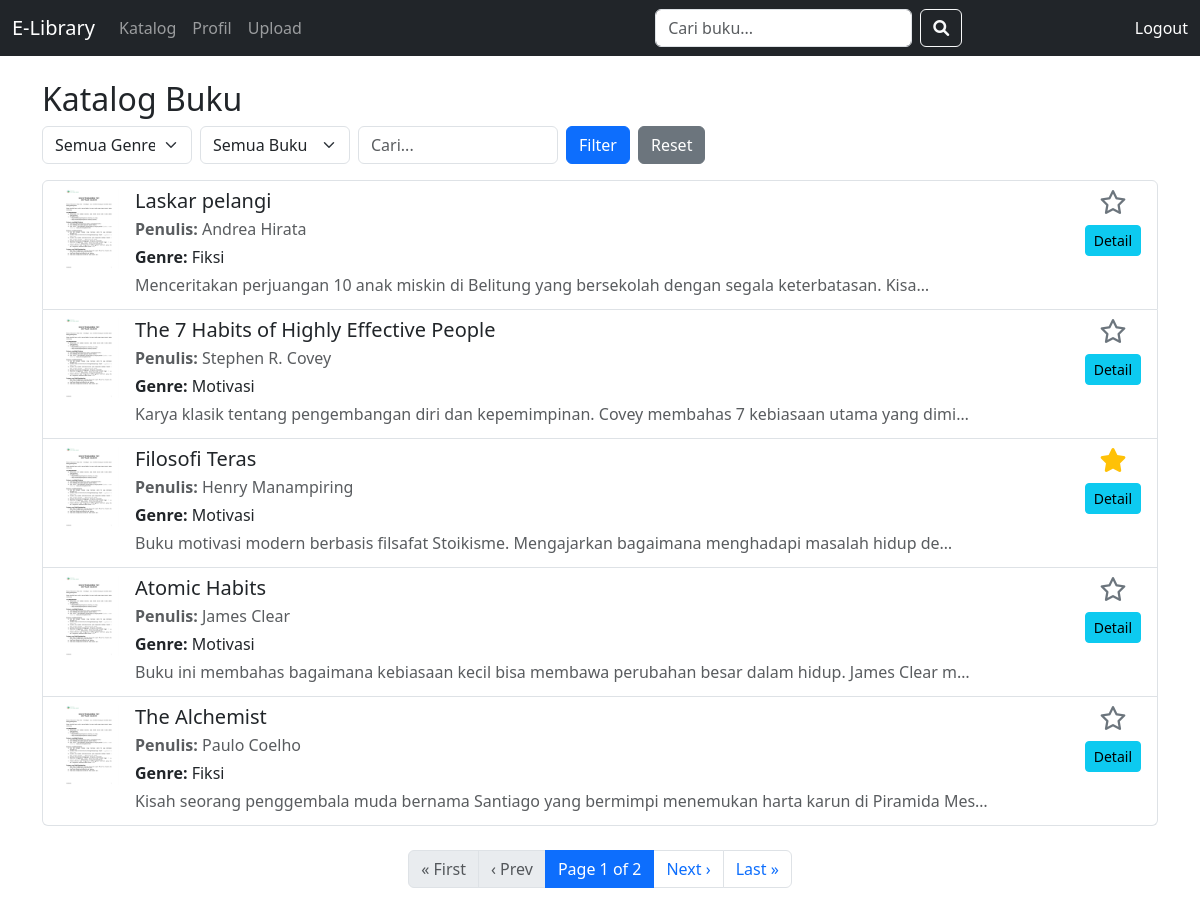
The app's page /books/ (signed in) with its own data.
### books/models.py (models this page shows, shortened)
class Book(models.Model):
    GENRE_CHOICES = [
        ("fiksi", "Fiksi"),
        ("komik", "Komik"),
        ("motivasi", "Motivasi"),
    ]
    title = models.CharField(max_length=200, verbose_name="Judul")
    description = models.TextField(verbose_name="Deskripsi", blank=True)
    author = models.CharField(max_length=100, verbose_name="Penulis", blank=True)
    year = models.IntegerField(verbose_name="Tahun Terbit", null=True, blank=True)
    genre = models.CharField(
        max_length=20,
        choices=GENRE_CHOICES,
        default="fiksi",
        verbose_name="Genre"
    )
    pages = models.IntegerField(verbose_name="Jumlah Halaman", null=True, blank=True)
    pdf = models.FileField(
        upload_to="books/pdfs/",
        verbose_name="File PDF",
        null=True,
        blank=True
    )
    cover = models.ImageField(
        upload_to="books/covers/",
        verbose_name="Cover Buku",
        null=True,
        blank=True,
        help_text="Upload cover buku (opsional)"
    )
    favorite = models.BooleanField(default=False, verbose_name="Favorit")
    uploaded_by = models.ForeignKey(
        User,
        on_delete=models.CASCADE,
        verbose_name="Diupload oleh",
        related_name="uploaded_books"
    )
    created_at = models.DateTimeField(default=timezone.now)
    updated_at = models.DateTimeField(default=timezone.now)
    def get_genre_display(self):
        return dict(self.GENRE_CHOICES).get(self.genre, self.genre)
    def get_converted_images_path(self):
        if self.pdf:
            return os.path.join(settings.MEDIA_ROOT, f"books/pages/{self.id}/")
        return None
    def has_converted_images(self):
        images_path = self.get_converted_images_path()
        if images_path and os.path.exists(images_path):
            return len(os.listdir(images_path)) > 0
        return False
    def get_first_page_image(self):
        if self.has_converted_images():
            return settings.MEDIA_URL+ f"books/pages/{self.id}/page_1.png"
        return None
    class Meta:
        verbose_name = "Buku"
        verbose_name_plural = "Buku"
        ordering = ['-created_at']
        indexes = [
            models.Index(fields=['title']),
            models.Index(fields=['author']),
            models.Index(fields=['genre']),
            models.Index(fields=['favorite']),
            models.Index(fields=['created_at']),
        ]

### books/views.py (the view, shortened to what this page needs)
# urls.py: path('', BookListView.as_view(), name='book_list'),
@method_decorator(login_required, name='dispatch')
class BookListView(ListView):
    model = Book
    template_name = "books/book_list.html"
    context_object_name = "books"
    paginate_by = 5
    def get_queryset(self):
        queryset = Book.objects.all()
        favorite = self.request.GET.get('favorite')
        if favorite == '1':
            queryset = queryset.filter(favorite=True)
        genre = self.request.GET.get('genre')
        if genre:
            queryset = queryset.filter(genre=genre)
        q = self.request.GET.get('q')
        return queryset
    def get_context_data(self, **kwargs):
        context = super().get_context_data(**kwargs)
        context['favorite'] = self.request.GET.get('favorite', '')
        context['genre'] = self.request.GET.get('genre', '')
        context['genre_choices'] = Book.GENRE_CHOICES
        context['q'] = self.request.GET.get('q', '')
        return context

### books/templates/books/book_list.html (shortened to what this page needs)
{% extends "base.html" %}
{% load custom_filters %}
{% load static %}
{% block content %}
<h2>Katalog Buku</h2>
<form method="get" class="mb-3 d-flex gap-2 align-items-center">
    <select name="genre" class="form-select" style="width:150px;">
        <option value="">Semua Genre</option>
    </select>
    <select name="favorite" class="form-select" style="width:150px;">
        <option value="">Semua Buku</option>
    </select>
    <input type="text" name="q" value="{{ q }}" placeholder="Cari..." class="form-control" style="width:200px;">
    <button type="submit" class="btn btn-primary">Filter</button>
    <a href="{% url 'book_list' %}" class="btn btn-secondary">Reset</a>
</form>
<ul class="list-group">
    {% for book in books %}
    <li class="list-group-item d-flex align-items-start">
       <div class="me-3">
    {% if book.cover %}
        <img src="{{ book.cover.url }}" alt="{{ book.title }}"
             style="width:60px; height:80px; object-fit:cover;">
    {% elif book.get_first_page_image %}
        <img src="{{ book.get_first_page_image }}" alt="{{ book.title }}"
             style="width:60px; height:80px; object-fit:cover;">
    {% else %}
        <div style="width:60px; height:80px; background:#eee; display:flex; align-items:center; justify-content:center;">
            <span class="text-muted">No Cover</span>
        </div>
    {% endif %}
</div>
        <div class="flex-grow-1 me-3">
            <h5 class="mb-1">{{ book.title }}</h5>
            <p class="mb-1 text-muted"><strong>Penulis:</strong> {{ book.author|default:"Tidak diketahui" }}</p>
            <p class="mb-1"><strong>Genre:</strong> {{ book.get_genre_display }}</p>
            {% if book.description %}
            <p class="mb-1 text-muted">{{ book.description|truncatechars:100 }}</p>
            {% endif %}
        </div>
        <div class="d-flex flex-column align-items-center">
            <form method="post" action="{% url 'toggle_favorite' book.pk %}" class="mb-2">
                <button type="submit" class="btn btn-link p-0 border-0" title="{% if book.favorite %}Hapus dari Favorit{% else %}Tambahkan ke Favorit{% endif %}">
                    {% if book.favorite %}
                    <i class="fas fa-star text-warning" style="font-size: 24px;"></i>
                    {% else %}
                    <i class="far fa-star text-secondary" style="font-size: 24px;"></i>
                    {% endif %}
                </button>
            </form>
            <a href="{% url 'book_detail' book.pk %}" class="btn btn-sm btn-info">Detail</a>
        </div>
    </li>
    {% endfor %}
</ul>
{% if is_paginated %}
<nav class="mt-4">
    <ul class="pagination justify-content-center">
        {% if page_obj.has_previous %}
        <li class="page-item">
            <a class="page-link" href="?page=1{% if genre %}&genre={{ genre }}{% endif %}{% if favorite %}&favorite={{ favorite }}{% endif %}{% if q %}&q={{ q }}{% endif %}">
                &laquo; First
            </a>
        </li>
        <li class="page-item">
            <a class="page-link" href="?page={{ page_obj.previous_page_number }}{% if genre %}&genre={{ genre }}{% endif %}{% if favorite %}&favorite={{ favorite }}{% endif %}{% if q %}&q={{ q }}{% endif %}">
                &lsaquo; Prev
            </a>
        </li>
        {% else %}
        <li class="page-item disabled">
            <span class="page-link">&laquo; First</span>
        </li>
        <li class="page-item disabled">
            <span class="page-link">&lsaquo; Prev</span>
        </li>
        {% endif %}
        <li class="page-item active">
            <span class="page-link">
                Page {{ page_obj.number }} of {{ page_obj.paginator.num_pages }}
            </span>
        </li>
        {% if page_obj.has_next %}
        <li class="page-item">
            <a class="page-link" href="?page={{ page_obj.next_page_number }}{% if genre %}&genre={{ genre }}{% endif %}{% if favorite %}&favorite={{ favorite }}{% endif %}{% if q %}&q={{ q }}{% endif %}">
                Next &rsaquo;
            </a>
        </li>
        <li class="page-item">
            <a class="page-link" href="?page={{ page_obj.paginator.num_pages }}{% if genre %}&genre={{ genre }}{% endif %}{% if favorite %}&favorite={{ favorite }}{% endif %}{% if q %}&q={{ q }}{% endif %}">
                Last &raquo;
            </a>
        </li>
        {% endif %}
    </ul>
</nav>
{% endif %}
<link rel="stylesheet" href="https://cdnjs.cloudflare.com/ajax/libs/font-awesome/6.0.0/css/all.min.css">
{% endblock %}

### templates/base.html (shortened to what this page needs)
<!DOCTYPE html>
<html>
<head>
    <link rel="stylesheet" href="https://cdn.jsdelivr.net/npm/bootstrap@5.3.3/dist/css/bootstrap.min.css">
    <link rel="stylesheet" href="https://cdnjs.cloudflare.com/ajax/libs/font-awesome/6.4.0/css/all.min.css">
</head>
<body>
   {% if user.is_authenticated and request.path != '/login/' and request.path != '/register/' and request.path != '/accounts/login/' and request.path != '/accounts/register/' %}
    <nav class="navbar navbar-expand-lg navbar-dark bg-dark">
        <div class="container-fluid">
            <a class="navbar-brand" href="{% url 'book_list' %}">E-Library</a>
            <div class="collapse navbar-collapse" id="navbarNav">
                <ul class="navbar-nav me-auto mb-2 mb-lg-0">
                    <li class="nav-item">
                        <a class="nav-link" href="{% url 'book_list' %}">Katalog</a>
                    </li>
                    <li class="nav-item">
                        <a class="nav-link" href="{% url 'profile' %}">Profil</a>
                    </li>
                    <li class="nav-item">
                        <a class="nav-link" href="{% url 'upload_book' %}">Upload</a>
                    </li>
                </ul>
                <form class="d-flex mx-auto" action="{% url 'search_books' %}" method="get">
                    <input class="form-control me-2" type="search" name="q" placeholder="Cari buku..."
                        aria-label="Search">
                    <button class="btn btn-outline-light" type="submit">
                        <i class="fa fa-search"></i>
                    </button>
                </form>
                <ul class="navbar-nav">
                    <li class="nav-item">
                        <form method="post" action="{% url 'logout' %}" style="display:inline;">
                            <button type="submit" class="nav-link btn btn-link p-0"
                                style="color: #fff; text-decoration: none;">
                                Logout
                            </button>
                        </form>
                    </li>
                </ul>
            </div>
        </div>
    </nav>
    {% endif %}
    <div class="container mt-4">
        {% block content %}{% endblock %}
    </div>
</body>
</html>

### books/templates/books/book_list.html (style rules this page uses)
.list-group-item { transition: background-color 0.2s; }

### records on screen
Book: title "Laskar pelangi", author "Andrea Hirata", genre "Fiksi", description "Menceritakan perjuangan 10 anak miskin di Belitung yang bersekolah dengan segala keterbatasan. Kisa…", favorite False (drawn)
Book: title "The 7 Habits of Highly Effective People", author "Stephen R. Covey", genre "Motivasi", description "Karya klasik tentang pengembangan diri dan kepemimpinan. Covey membahas 7 kebiasaan utama yang dimi…", favorite False (drawn)
Book: title "Filosofi Teras", author "Henry Manampiring", genre "Motivasi", description "Buku motivasi modern berbasis filsafat Stoikisme. Mengajarkan bagaimana menghadapi masalah hidup de…", favorite True (drawn)
Book: title "Atomic Habits", author "James Clear", genre "Motivasi", description "Buku ini membahas bagaimana kebiasaan kecil bisa membawa perubahan besar dalam hidup. James Clear m…", favorite False (drawn)
Book: title "The Alchemist", author "Paulo Coelho", genre "Fiksi", description "Kisah seorang penggembala muda bernama Santiago yang bermimpi menemukan harta karun di Piramida Mes…", favorite False (drawn)

### other values on screen
{{ page_obj.number }} "1"
{{ page_obj.paginator.num_pages }} "2"
